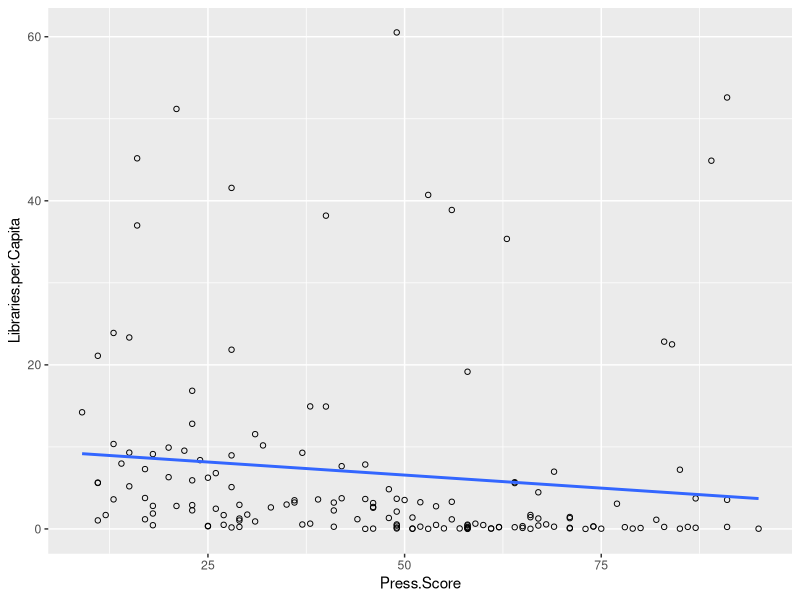

R code for this plot:
library('ggplot2')
library('ggthemes')

data <- read.csv(file='cleaned/lib-press.csv', sep=',', head=TRUE) #nRows=, nrows=5000
# data[order(-data$Population),]
# data <- head(data, 50)
# data$stroke_count <- as.numeric(as.character(data$stroke_count))

plot <- ggplot(data, aes(x=Press.Score, y=Libraries.per.Capita), alpha=0.6) +
        geom_point(shape=1) +
        geom_smooth(method=lm, se=FALSE)

  # geom_point(aes(x=Average.Class.Size, y=hsk_level), color = 'red', alpha=0.2) + +

print(plot)
